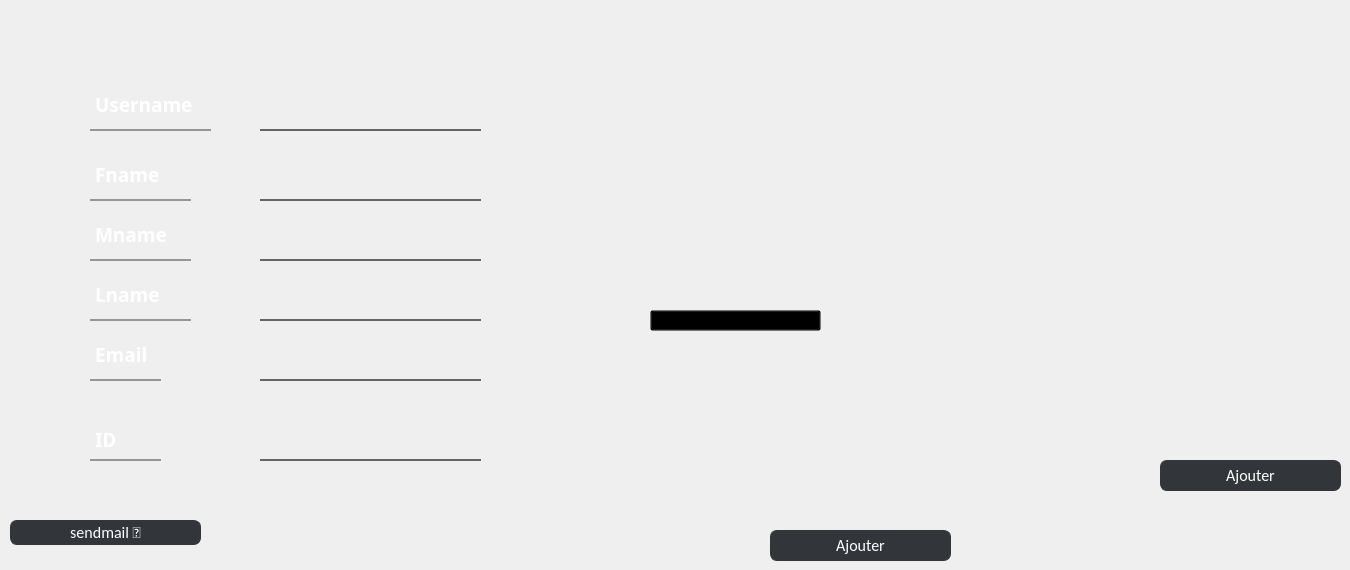
        <widget class="QWidget" name="page_4">
         <widget class="QLabel" name="label_5">
          <property name="geometry">
           <rect>
            <x>90</x>
            <y>80</y>
            <width>121</width>
            <height>51</height>
           </rect>
          </property>
          <property name="font">
           <font>
            <family>Quicksand SemiBold</family>
            <pointsize>14</pointsize>
            <weight>75</weight>
            <bold>true</bold>
           </font>
          </property>
          <property name="styleSheet">
           <string notr="true">border: 0px solid rgb(150, 150,150);; 
border-bottom-width: 2px;
border-radius: px;
background-color: rgba(255, 255, 255, 0);
color: rgb(255, 255, 255);</string>
          </property>
          <property name="text">
           <string>Username</string>
          </property>
         </widget>
         <widget class="QLineEdit" name="lineEdit_username">
          <property name="geometry">
           <rect>
            <x>260</x>
            <y>100</y>
            <width>221</width>
            <height>31</height>
           </rect>
          </property>
          <property name="styleSheet">
           <string notr="true">border: 0px solid rgb(100, 100,100);; 
border-bottom-width: 2px;
border-radius: px;
background-color: rgba(255, 255, 255, 0);
color: rgb(255, 255, 255);</string>
          </property>
          <property name="text">
           <string/>
          </property>
         </widget>
         <widget class="QLabel" name="label_6">
          <property name="geometry">
           <rect>
            <x>90</x>
            <y>150</y>
            <width>101</width>
            <height>51</height>
           </rect>
          </property>
          <property name="font">
           <font>
            <family>Quicksand SemiBold</family>
            <pointsize>14</pointsize>
            <weight>75</weight>
            <bold>true</bold>
           </font>
          </property>
          <property name="styleSheet">
           <string notr="true">border: 0px solid rgb(150, 150,150);; 
border-bottom-width: 2px;
border-radius: px;
background-color: rgba(255, 255, 255, 0);
color: rgb(255, 255, 255);</string>
          </property>
          <property name="text">
           <string>Fname</string>
          </property>
         </widget>
         <widget class="QLabel" name="label_8">
          <property name="geometry">
           <rect>
            <x>90</x>
            <y>210</y>
            <width>101</width>
            <height>51</height>
           </rect>
          </property>
          <property name="font">
           <font>
            <family>Quicksand SemiBold</family>
            <pointsize>14</pointsize>
            <weight>75</weight>
            <bold>true</bold>
           </font>
          </property>
          <property name="styleSheet">
           <string notr="true">border: 0px solid rgb(150, 150,150);; 
border-bottom-width: 2px;
border-radius: px;
background-color: rgba(255, 255, 255, 0);
color: rgb(255, 255, 255);</string>
          </property>
          <property name="text">
           <string>Mname</string>
          </property>
         </widget>
         <widget class="QLabel" name="label_9">
          <property name="geometry">
           <rect>
            <x>90</x>
            <y>270</y>
            <width>101</width>
            <height>51</height>
           </rect>
          </property>
          <property name="font">
           <font>
            <family>Quicksand SemiBold</family>
            <pointsize>14</pointsize>
            <weight>75</weight>
            <bold>true</bold>
           </font>
          </property>
          <property name="styleSheet">
           <string notr="true">border: 0px solid rgb(150, 150,150);; 
border-bottom-width: 2px;
border-radius: px;
background-color: rgba(255, 255, 255, 0);
color: rgb(255, 255, 255);</string>
          </property>
          <property name="text">
           <string>Lname</string>
          </property>
         </widget>
         <widget class="QLabel" name="label_10">
          <property name="geometry">
           <rect>
            <x>90</x>
            <y>330</y>
            <width>71</width>
            <height>51</height>
           </rect>
          </property>
          <property name="font">
           <font>
            <family>Quicksand SemiBold</family>
            <pointsize>14</pointsize>
            <weight>75</weight>
            <bold>true</bold>
           </font>
          </property>
          <property name="styleSheet">
           <string notr="true">border: 0px solid rgb(150, 150,150);; 
border-bottom-width: 2px;
border-radius: px;
background-color: rgba(255, 255, 255, 0);
color: rgb(255, 255, 255);</string>
          </property>
          <property name="text">
           <string>Email</string>
          </property>
         </widget>
         <widget class="QLabel" name="label_11">
          <property name="geometry">
           <rect>
            <x>90</x>
            <y>420</y>
            <width>71</width>
            <height>41</height>
           </rect>
          </property>
          <property name="font">
           <font>
            <family>Quicksand SemiBold</family>
            <pointsize>14</pointsize>
            <weight>75</weight>
            <bold>true</bold>
           </font>
          </property>
          <property name="styleSheet">
           <string notr="true">border: 0px solid rgb(150, 150,150);; 
border-bottom-width: 2px;
border-radius: px;
background-color: rgba(255, 255, 255, 0);
color: rgb(255, 255, 255);</string>
          </property>
          <property name="text">
           <string>ID</string>
          </property>
         </widget>
         <widget class="QLineEdit" name="lineEdit_fname">
          <property name="geometry">
           <rect>
            <x>260</x>
            <y>170</y>
            <width>221</width>
            <height>31</height>
           </rect>
          </property>
          <property name="styleSheet">
           <string notr="true">border: 0px solid rgb(100, 100,100);; 
border-bottom-width: 2px;
border-radius: px;
background-color: rgba(255, 255, 255, 0);
color: rgb(255, 255, 255);</string>
          </property>
          <property name="text">
           <string/>
          </property>
         </widget>
         <widget class="QLineEdit" name="lineEdit_mname">
          <property name="geometry">
           <rect>
            <x>260</x>
            <y>230</y>
            <width>221</width>
            <height>31</height>
           </rect>
          </property>
          <property name="styleSheet">
           <string notr="true">border: 0px solid rgb(100, 100,100);; 
border-bottom-width: 2px;
border-radius: px;
background-color: rgba(255, 255, 255, 0);
color: rgb(255, 255, 255);</string>
          </property>
          <property name="text">
           <string/>
          </property>
         </widget>
         <widget class="QLineEdit" name="lineEdit_lname">
          <property name="geometry">
           <rect>
            <x>260</x>
            <y>290</y>
            <width>221</width>
            <height>31</height>
           </rect>
          </property>
          <property name="styleSheet">
           <string notr="true">border: 0px solid rgb(100, 100,100);; 
border-bottom-width: 2px;
border-radius: px;
background-color: rgba(255, 255, 255, 0);
color: rgb(255, 255, 255);</string>
          </property>
          <property name="text">
           <string/>
          </property>
         </widget>
         <widget class="QLineEdit" name="lineEdit_email">
          <property name="geometry">
           <rect>
            <x>260</x>
            <y>350</y>
            <width>221</width>
            <height>31</height>
           </rect>
          </property>
          <property name="styleSheet">
           <string notr="true">border: 0px solid rgb(100, 100,100);; 
border-bottom-width: 2px;
border-radius: px;
background-color: rgba(255, 255, 255, 0);
color: rgb(255, 255, 255);</string>
          </property>
          <property name="text">
           <string/>
          </property>
         </widget>
         <widget class="QLineEdit" name="lineEdit_ID">
          <property name="geometry">
           <rect>
            <x>260</x>
            <y>430</y>
            <width>221</width>
            <height>31</height>
           </rect>
          </property>
          <property name="styleSheet">
           <string notr="true">border: 0px solid rgb(100, 100,100);; 
border-bottom-width: 2px;
border-radius: px;
background-color: rgba(255, 255, 255, 0);
color: rgb(255, 255, 255);</string>
          </property>
          <property name="text">
           <string/>
          </property>
         </widget>
         <widget class="QLabel" name="label_12">
          <property name="geometry">
           <rect>
            <x>10</x>
            <y>0</y>
            <width>1121</width>
            <height>51</height>
           </rect>
          </property>
          <property name="text">
           <string/>
          </property>
         </widget>
         <widget class="QLabel" name="label_13">
          <property name="geometry">
           <rect>
            <x>210</x>
            <y>0</y>
            <width>901</width>
            <height>51</height>
           </rect>
          </property>
          <property name="text">
           <string/>
          </property>
         </widget>
         <widget class="QLabel" name="label_14">
          <property name="geometry">
           <rect>
            <x>10</x>
            <y>10</y>
            <width>911</width>
            <height>51</height>
           </rect>
          </property>
          <property name="text">
           <string/>
          </property>
         </widget>
         <widget class="QPushButton" name="uplButton_2">
          <property name="geometry">
           <rect>
            <x>650</x>
            <y>310</y>
            <width>171</width>
            <height>21</height>
           </rect>
          </property>
          <property name="font">
           <font>
            <family>Quicksand SemiBold</family>
            <pointsize>12</pointsize>
            <weight>75</weight>
            <bold>true</bold>
           </font>
          </property>
          <property name="styleSheet">
           <string notr="true">background:transparent;</string>
          </property>
          <property name="text">
           <string>UPLOAD PICTURE</string>
          </property>
         </widget>
         <widget class="QLabel" name="label_15">
          <property name="geometry">
           <rect>
            <x>670</x>
            <y>150</y>
            <width>141</width>
            <height>111</height>
           </rect>
          </property>
          <property name="text">
           <string/>
          </property>
         </widget>
         <widget class="QPushButton" name="ajouteremploye">
          <property name="geometry">
           <rect>
            <x>1160</x>
            <y>460</y>
            <width>181</width>
            <height>31</height>
           </rect>
          </property>
          <property name="minimumSize">
           <size>
            <width>151</width>
            <height>0</height>
           </size>
          </property>
          <property name="font">
           <font>
            <family>Calibri</family>
            <pointsize>-1</pointsize>
           </font>
          </property>
          <property name="styleSheet">
           <string notr="true">QPushButton
{
	background-color:rgb(50, 53, 57);
	border-style:solid;
	border-radius:7px;
	border-width:1px;
border-color: rgb(50, 53, 57);
	color:#ffffff;
	font-size:16px;
font-family:Calibri;
}

QPushButton:hover
{
	background-color: #00000000;
	border-color: rgb(30, 227, 0);
	/*color:rgb(30, 227, 0);*/
}

QPushButton:focus
{
	background-color:  rgb(30, 227, 0);
	border-color: rgba(30, 227, 0,0);
	color:rgb(255, 255, 255);
}
</string>
          </property>
          <property name="text">
           <string>Ajouter</string>
          </property>
         </widget>
         <widget class="QPushButton" name="pushButton_2">
          <property name="geometry">
           <rect>
            <x>10</x>
            <y>520</y>
            <width>191</width>
            <height>25</height>
           </rect>
          </property>
          <property name="styleSheet">
           <string notr="true">QPushButton
{
	background-color:rgb(50, 53, 57);
	border-style:solid;
	border-radius:7px;
	border-width:1px;
border-color: rgb(50, 53, 57);
	color:#ffffff;
	font-size:16px;
font-family:Calibri;
}

QPushButton:hover
{
	background-color: #00000000;
	border-color: rgb(30, 227, 0);
	/*color:rgb(30, 227, 0);*/
}

QPushButton:focus
{
	background-color:  rgb(30, 227, 0);
	border-color: rgba(30, 227, 0,0);
	color:rgb(255, 255, 255);
}
</string>
          </property>
          <property name="text">
           <string>sendmail 💌</string>
          </property>
         </widget>
         <widget class="QPushButton" name="ajouteremploye_2">
          <property name="geometry">
           <rect>
            <x>770</x>
            <y>530</y>
            <width>181</width>
            <height>31</height>
           </rect>
          </property>
          <property name="minimumSize">
           <size>
            <width>151</width>
            <height>0</height>
           </size>
          </property>
          <property name="font">
           <font>
            <family>Calibri</family>
            <pointsize>-1</pointsize>
           </font>
          </property>
          <property name="styleSheet">
           <string notr="true">QPushButton
{
	background-color:rgb(50, 53, 57);
	border-style:solid;
	border-radius:7px;
	border-width:1px;
border-color: rgb(50, 53, 57);
	color:#ffffff;
	font-size:16px;
font-family:Calibri;
}

QPushButton:hover
{
	background-color: #00000000;
	border-color: rgb(30, 227, 0);
	/*color:rgb(30, 227, 0);*/
}

QPushButton:focus
{
	background-color:  rgb(30, 227, 0);
	border-color: rgba(30, 227, 0,0);
	color:rgb(255, 255, 255);
}
</string>
          </property>
          <property name="text">
           <string>Ajouter</string>
          </property>
         </widget>
        </widget>
